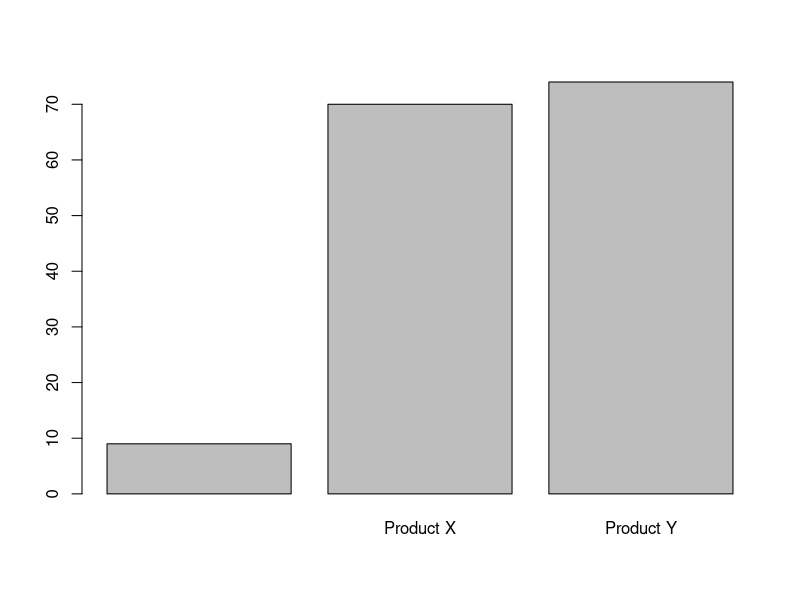
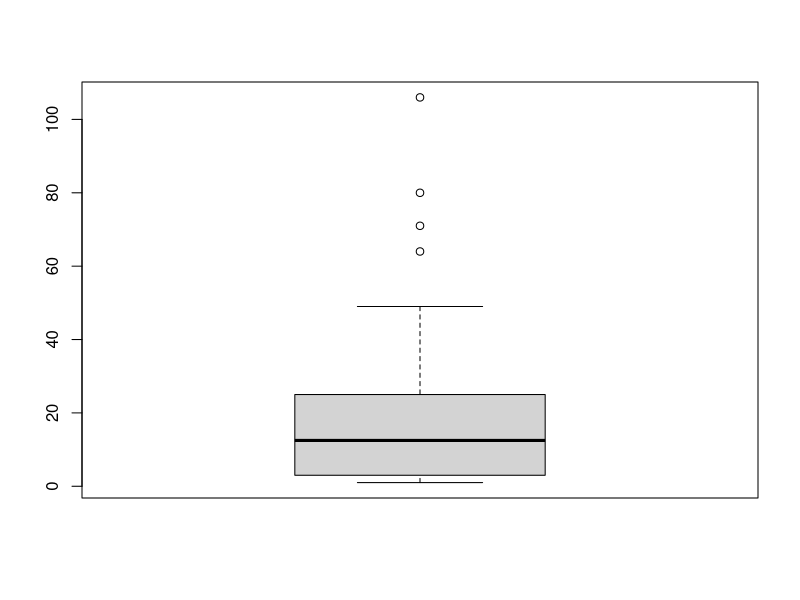
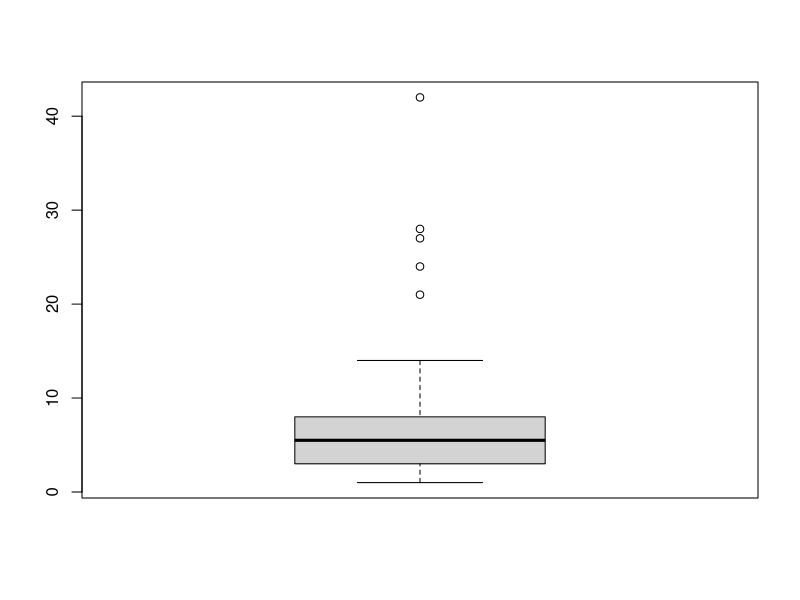

Here is the R script that generated these plots, in order:
## ---- chunk 1
knitr::opts_chunk$set(echo = TRUE)
## ---- chunk 2
getwd()
setwd("/Users/xiaoyingliu/desktop")
data=read.csv('data.csv')
library(ggplot2)

## ---- chunk 3
table(data['q1_1'])
#heard of X 129, not heard of X 24, percentage 0.84
table(data['q1_2'])
#heard of Y 146, not heard of y 7, percentage  0.95


table(data['q1_9'])
#there are totaling 3 peoople who never heard of product x and product y.We extract these 3 people for further examination as below. 
data[which(data['q1_9']==1),]#36,108,112, all three of them are taking product Y,but never heard of either. Possible guesses are they are taken care by their family, thus not aware of any of these medicines. Such patients are recorded as extreme users. 


#70 of patients are taking  productX , 74 of patients are taking product Y,barplots below
barplot(table(data$q2b))
#subset all Y users and look int durations of taking meds
y_user=data[which(data['q2b']=='Product Y'),]
summary(y_user$q2c)# from 1 month to 106 month, median lies in 12.5 month, mean 17.65 months
boxplot(y_user$q2c)

#subset all X users and look into durations of taking meds
x_user=data[which(data['q2b']=='Product X'),]
summary(x_user$q2c)
#from 1 month to 42 months, median lies in 5.5 months, mean 7.3 months.
##############quantile plot for x and y parallel to each other  will show data##########3
boxplot(x_user$q2c)

## ---- chunk 4
#satisfaction for current treatment
table(y_user$q5)#4,6,12,22,30,if we take satisfaction and extrmeely satisfctaion as a measurement, satisfaction percetage is 52/74=0.703
table(x_user$q5)#2,4,13,20,31.Same measurements here. satisfaction percentage=51/70=0.72
#Total  number of users are similar, thus this is a reasonable to conclude that overall,X product user has a higher satisfaction rate. 

#willlingness to change treatment
table(y_user$q6) #take regularly and all the time as a measure, willingness to change rate is 0.18
table(x_user$q6) #take same measurementes here, willingness to change rate is 0.3. 
#We can conclude Product X user has a higher willingness rate to change treatment. 

## ---- chunk 5
#importnace rank A:slow down cancer progression. B. Have manageable effects. C. Improve my quality of life  D. Are easy/convenient to take. #E.Have low out-of pocket cost
#We decide to use mean score of ranking for each option to produce the importance rank
#firstly subset all users taking med(exclusive of those who do not take treatments at all)
users=data[which(data['q2a']=='Yes'),]
mean(users$q3_A)#4.97222  
mean(users$q3_B)#4.6875
mean(users$q3_C)#4.72
mean(users$q3_D)#4.14
mean(users$q3_E)#4.36

#Rankings are as below(high to low). A-C-B-E-D. Top 3 factors patients care about are slow down cancer progression, Improve quality of life,Have mangeable effects. The rankings are likely to relate to the phase of breast cancer( from domain knowledege), such insights will be extremely helpful for introducing suitable treatments to patients at a specific stage. 


#effectiveness/strongness. A:slow down cancer progression. B. Have manageable effects. C. Improve my quality of life  D. Are easy/convenient to take. #E.Have low out-of pocket cost
#We use mean score of ranking for each option to produce importance rank. 
c(mean(x_user$q4_A),mean(y_user$q4_A)) # y rank higher with respect to A
c(mean(x_user$q4_B),mean(y_user$q4_B))  #X rank higher 
c(mean(x_user$q4_C),mean(y_user$q4_C)) # X rank higher
c(mean(x_user$q4_D),mean(y_user$q4_D)) # X rank higher
c(mean(x_user$q4_E),mean(y_user$q4_E))#Y  rank higher

#To concludex is surely an effctiven treament in regards to manageable effects, improving quality of life and convenient to take. However, it seems that Y outweigh X for slowing down cancer progression and have a low out of pocket cost.



## ---- chunk 6
#How patients might kwnow about new treament. A. Doctor's advice. B. Printed materials given by doctors. C. Family and Friends. D.Other people who have breast cancer. E. The internet. F.Information from advocacy organization. 
q7=c(mean(users$q7_A),
mean(users$q7_B),
mean(users$q7_C),
mean(users$q7_D),
mean(users$q7_E),
mean(users$q7_F))
q7
#Rankings(from high to low): A--D--E--B--F--C. To conclude, The most common information channel would be doctor's advice or other people who have breast cancer. Surprisingly, internet also acts as a major source of new treatment. 

#motivation to talk to physician about a medication. A:Learning that breast cancer has progressed. B.Find out that the medication is covered by insurance. C. learn about a new medication better as a treatment. D. learn more about what happens to people who have breast cancer. E.Seeing advertisment to treat breast cancer. F. A recommendation form another patient with breast cancer. 
q8=c(mean(users$q8_A),
mean(users$q8_B),
mean(users$q8_C),
mean(users$q8_D),
mean(users$q8_E),
mean(users$q8_F))
q8
#Rankings(from high to low): E--D--F--B--C--A. To conclude, It seems that patients tends to talk about a new treatment when they hear from other poeple talking about it. One insight is that they might be ignorant of their own situation and be more optimistic when hearing stories from other people. 

